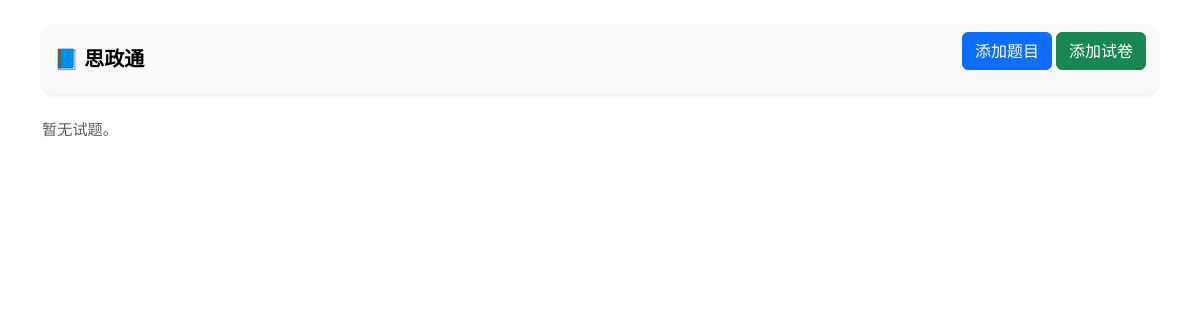
Before: /?page=2 with the older database file.
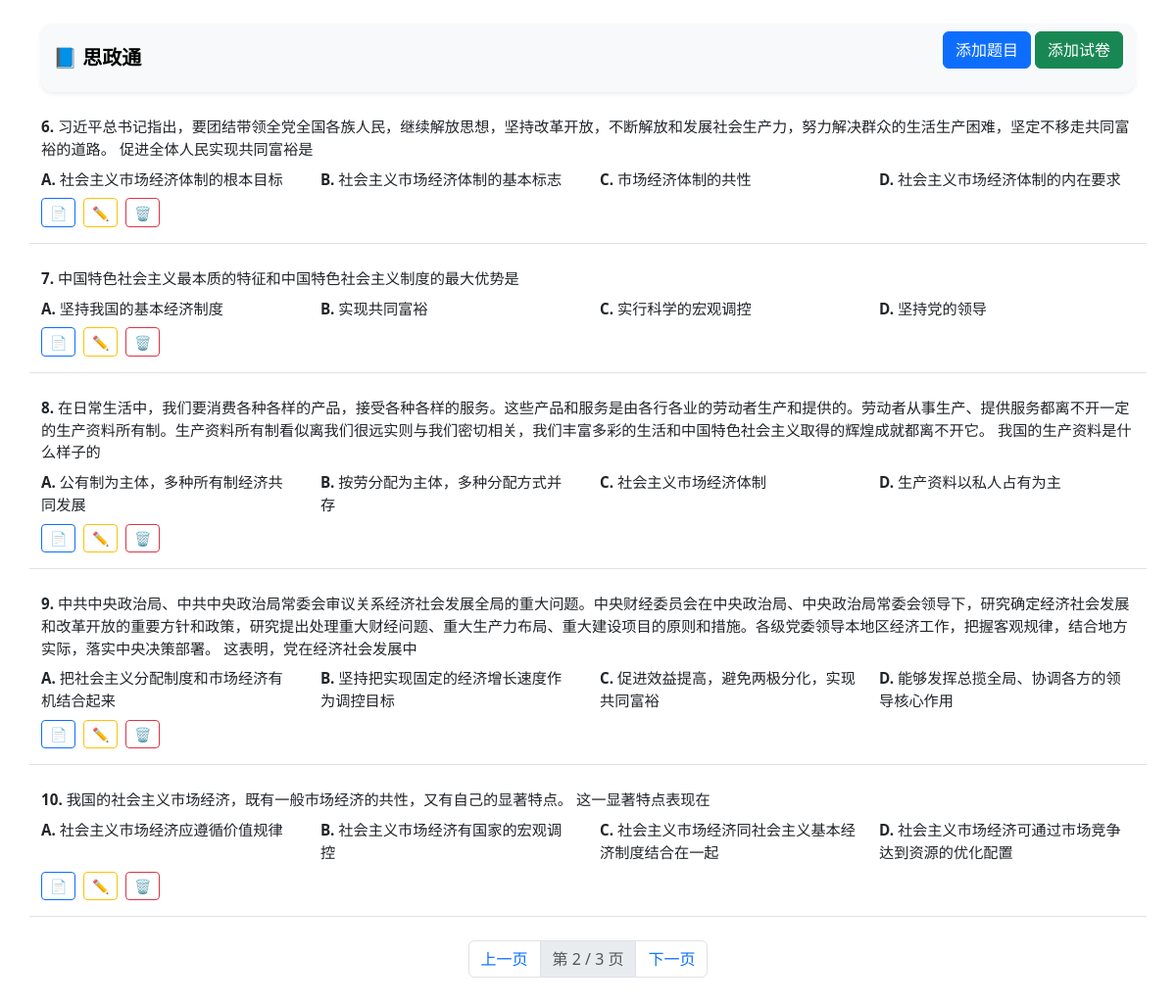
After: the same page with the newer database file.
### tables this page shows
CREATE TABLE questions (
        id INTEGER PRIMARY KEY AUTOINCREMENT,
        question_type TEXT NOT NULL,  -- '选择题', '填空题', '问答题'
        material TEXT NOT NULL,       -- 材料部分
        question_text TEXT NOT NULL,  -- 设问
        option_a TEXT,  -- 选项A
        option_b TEXT,  -- 选项B
        option_c TEXT,  -- 选项C
        option_d TEXT,  -- 选项D
        correct_answer TEXT,  -- 正确答案
        analysis TEXT  -- 解析
    );

### app.py (the view)
@app.route("/")
def index():
    page = int(request.args.get('page', 1))  # 默认第1页
    per_page = 5
    offset = (page - 1) * per_page
    conn = get_db_connection()
    questions = conn.execute('SELECT * FROM questions LIMIT ? OFFSET ?', (per_page, offset)).fetchall()
    total = conn.execute('SELECT COUNT(*) FROM questions').fetchone()[0]
    total_pages = (total + per_page - 1) // per_page  # 向上取整
    conn.close()
    return render_template("index.html", questions=questions, page=page, total_pages=total_pages)

### app.py (called while the page is built)
def get_db_connection():
    conn = sqlite3.connect('sztweb.db')
    conn.row_factory = sqlite3.Row
    return conn

### templates/index.html (shortened to what this page needs)
<!DOCTYPE html>
<html>
<head>
    <link href="https://cdn.jsdelivr.net/npm/bootstrap@5.3.0/dist/css/bootstrap.min.css" rel="stylesheet">
</head>
<body class="container py-4">
    <nav class="navbar navbar-expand-lg bg-light sticky-top mb-4 shadow-sm">
        <div class="container-fluid">
            <a class="navbar-brand fw-bold" href="/">📘 思政通</a>
            <div class="d-flex justify-content-between align-items-center mb-3">
                <div>
                    <a href="{{ url_for('question_add') }}" class="btn btn-primary">添加题目</a>
                    <a href="{{ url_for('exam_add') }}" class="btn btn-success">添加试卷</a>
                </div>
            </div>
        </div>
    </nav>
    {% if questions %}
    <div class="row g-4">
        {% for q in questions %}
        <div class="col-12 border-bottom pb-3">
            <p class="mb-2">
                <strong>{{ loop.index + ((page - 1) * 5) }}.</strong>
                {{ q['material'] }}
                {{ q['question_text'] }}
            </p>
            {% if q['question_type'] == '选择题' %}
            <div class="row mb-2">
                <div class="col-sm-6 col-lg-3"><strong>A.</strong> {{ q['option_a'] }}</div>
                <div class="col-sm-6 col-lg-3"><strong>B.</strong> {{ q['option_b'] }}</div>
                <div class="col-sm-6 col-lg-3"><strong>C.</strong> {{ q['option_c'] }}</div>
                <div class="col-sm-6 col-lg-3"><strong>D.</strong> {{ q['option_d'] }}</div>
            </div>
            {% endif %}
            <div class="d-flex gap-2">
                <a href="/question/{{ q['id'] }}" class="btn btn-sm btn-outline-primary" title="查看">📄</a>
                <a href="questions/{{q['id']}}/edit" class="btn btn-sm btn-outline-warning" title="编辑">✏️</a>
                <a href="/delete/{{ q['id'] }}" class="btn btn-sm btn-outline-danger" title="删除"
                   onclick="return confirm('确定要删除这道题吗？');">🗑️</a>
            </div>
        </div>
        {% endfor %}
    </div>
    {% if page is defined and total_pages is defined %}
    <nav aria-label="Page navigation" class="mt-4">
        <ul class="pagination justify-content-center">
            {% if page > 1 %}
            <li class="page-item">
                <a class="page-link" href="/?page={{ page - 1 }}">上一页</a>
            </li>
            {% else %}
            <li class="page-item disabled">
                <span class="page-link">上一页</span>
            </li>
            {% endif %}
            <li class="page-item disabled">
                <span class="page-link">第 {{ page }} / {{ total_pages }} 页</span>
            </li>
            {% if page < total_pages %}
            <li class="page-item">
                <a class="page-link" href="/?page={{ page + 1 }}">下一页</a>
            </li>
            {% else %}
            <li class="page-item disabled">
                <span class="page-link">下一页</span>
            </li>
            {% endif %}
        </ul>
    </nav>
    {% endif %}
    {% else %}
    <p class="text-muted">暂无试题。</p>
    {% endif %}
</body>
</html>

### templates/index.html (style rules this page uses)
body { font-size: 0.95rem; }
nav.navbar { border-radius: 0.75rem; box-shadow: 0 2px 4px rgba(0,0,0,0.05); }
.btn-sm { padding: 0.2rem 0.5rem; }

Changed rows visible on the page:
added questions: material "习近平总书记指出，要团结带领全党全国各族人民，继续解放思想，坚持改革开放，不断解放和发展社会生产力，努力解决群众的生活生产困难，坚定不移走共同富裕的道路。", question_text "促进全体人民实现共同富裕是", option_a "社会主义市场经济体制的根本目标", option_b "社会主义市场经济体制的基本标志", option_c "市场经济体制的共性", option_d "社会主义市场经济体制的内在要求"
added questions: question_text "中国特色社会主义最本质的特征和中国特色社会主义制度的最大优势是", option_a "坚持我国的基本经济制度", option_b "实现共同富裕", option_c "实行科学的宏观调控", option_d "坚持党的领导"
added questions: material "在日常生活中，我们要消费各种各样的产品，接受各种各样的服务。这些产品和服务是由各行各业的劳动者生产和提供的。劳动者从事生产、提供服务都离不开一定的生产资料所有制。生产资料所有制看似离我们很远实则与我们密切相关，我们丰富多彩的生活和中国特色社会主义取得的辉煌成就都离不开它。", question_text "我国的生产资料是什么样子的", option_a "公有制为主体，多种所有制经济共同发展", option_b "按劳分配为主体，多种分配方式并存", option_c "社会主义市场经济体制", option_d "生产资料以私人占有为主"
added questions: material "中共中央政治局、中共中央政治局常委会审议关系经济社会发展全局的重大问题。中央财经委员会在中央政治局、中央政治局常委会领导下，研究确定经济社会发展和改革开放的重要方针和政策，研究提出处理重大财经问题、重大生产力布局、重大建设项目的原则和措施。各级党委领导本地区经济工作，把握客观规律，结合地方实际，落实中央决策部署。", question_text "这表明，党在经济社会发展中", option_a "把社会主义分配制度和市场经济有机结合起来", option_b "坚持把实现固定的经济增长速度作为调控目标", option_c "促进效益提高，避免两极分化，实现共同富裕", option_d "能够发挥总揽全局、协调各方的领导核心作用"
added questions: material "我国的社会主义市场经济，既有一般市场经济的共性，又有自己的显著特点。", question_text "这一显著特点表现在", option_a "社会主义市场经济应遵循价值规律", option_b "社会主义市场经济有国家的宏观调控", option_c "社会主义市场经济同社会主义基本经济制度结合在一起", option_d "社会主义市场经济可通过市场竞争达到资源的优化配置"
Other visible differences:
{{ page }}: (not shown) → "2"
{{ total_pages }}: (not shown) → "3"
text no longer shown: "暂无试题。"
text now shown: "上一页 第 / 页 下一页"
